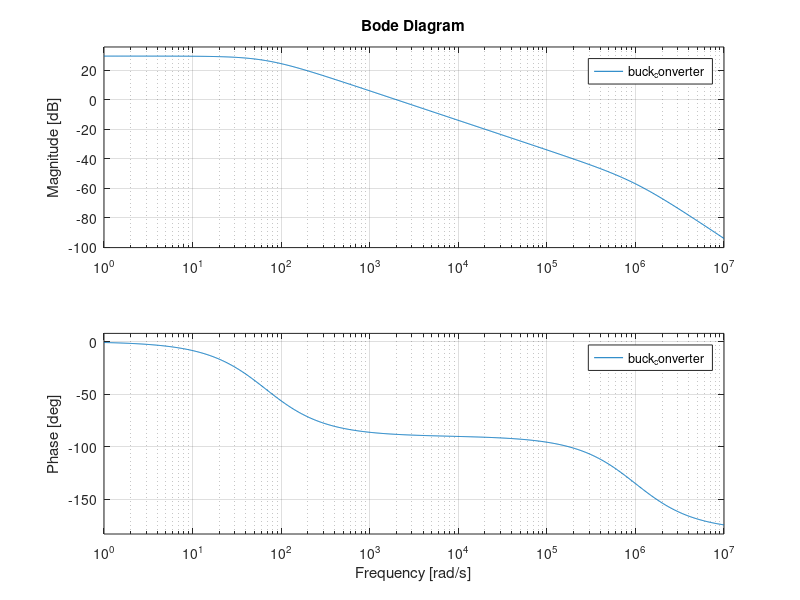

Write MATLAB code to recreate this figure. (Note: this script raises an error after producing the figure.)
R_out = 0.1;
C_out = 10^-5;
L = 1500*10^-6;
V_in = 30;

buck_converter = tf([V_in/(L*C_out)], [1 1/(R_out*C_out) 1/(C_out*L)]);
bode(buck_converter) 

controller = pidtune(buck_converter,'PI'); 
